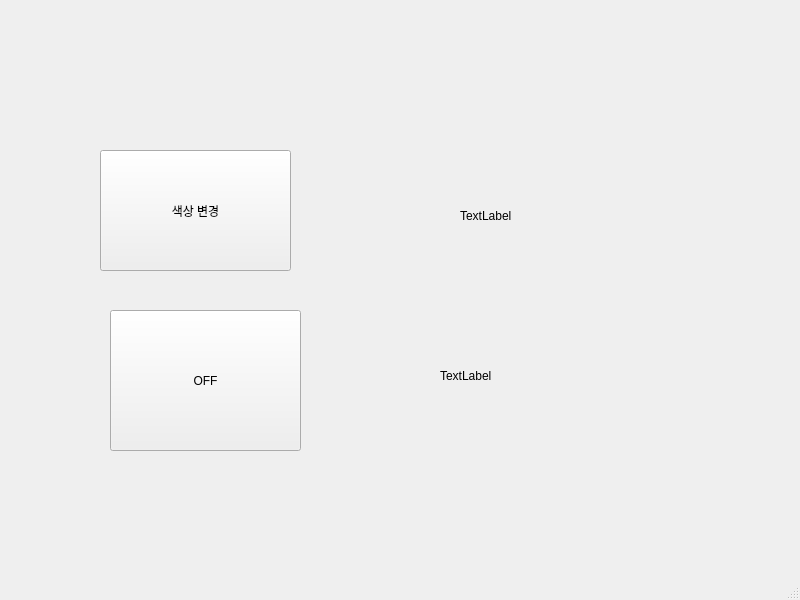
<?xml version="1.0" encoding="UTF-8"?>
<ui version="4.0">
 <class>MainWindow</class>
 <widget class="QMainWindow" name="MainWindow">
  <property name="geometry">
   <rect>
    <x>0</x>
    <y>0</y>
    <width>800</width>
    <height>600</height>
   </rect>
  </property>
  <property name="windowTitle">
   <string>MainWindow</string>
  </property>
  <widget class="QWidget" name="centralwidget">
   <widget class="QPushButton" name="btnPush">
    <property name="geometry">
     <rect>
      <x>100</x>
      <y>150</y>
      <width>191</width>
      <height>121</height>
     </rect>
    </property>
    <property name="text">
     <string>색상 변경</string>
    </property>
   </widget>
   <widget class="QPushButton" name="btnToggle">
    <property name="geometry">
     <rect>
      <x>110</x>
      <y>310</y>
      <width>191</width>
      <height>141</height>
     </rect>
    </property>
    <property name="text">
     <string>OFF</string>
    </property>
    <property name="checkable">
     <bool>true</bool>
    </property>
    <property name="checked">
     <bool>false</bool>
    </property>
   </widget>
   <widget class="QLabel" name="lblColor">
    <property name="geometry">
     <rect>
      <x>460</x>
      <y>160</y>
      <width>191</width>
      <height>111</height>
     </rect>
    </property>
    <property name="text">
     <string>TextLabel</string>
    </property>
   </widget>
   <widget class="QLabel" name="lblState">
    <property name="geometry">
     <rect>
      <x>440</x>
      <y>310</y>
      <width>181</width>
      <height>131</height>
     </rect>
    </property>
    <property name="text">
     <string>TextLabel</string>
    </property>
   </widget>
  </widget>
  <widget class="QMenuBar" name="menubar">
   <property name="geometry">
    <rect>
     <x>0</x>
     <y>0</y>
     <width>800</width>
     <height>21</height>
    </rect>
   </property>
  </widget>
  <widget class="QStatusBar" name="statusbar"/>
 </widget>
 <resources/>
 <connections/>
</ui>
